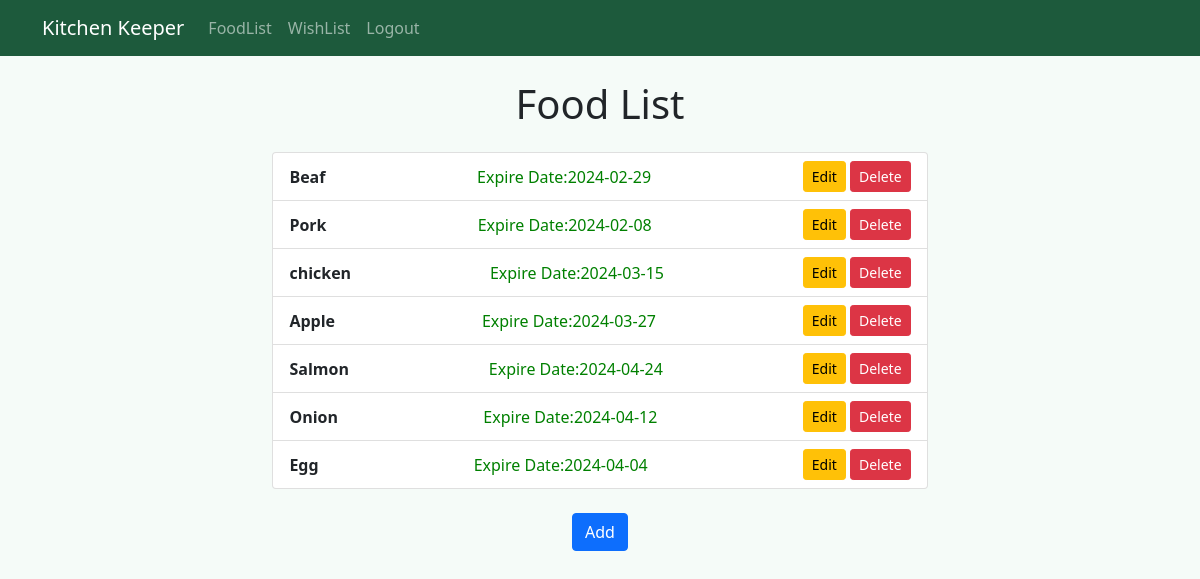
Page /food/index (signed in) on the earlier database version.
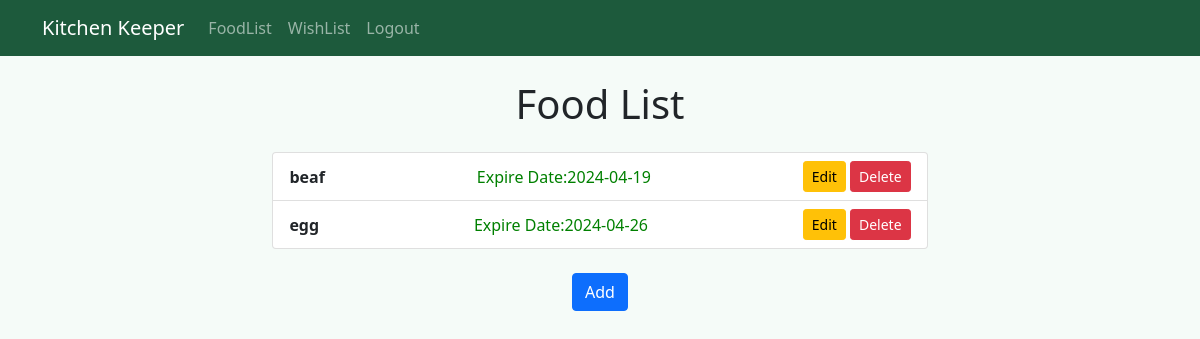
Same page on the later database version.
### models.py (models this page shows)
class FOOD(db.Model):
    __tablename__ = 'foods'
    id = db.Column(db.Integer, primary_key=True, autoincrement=True)
    name = db.Column(db.String(20), nullable=False)
    category = db.Column(db.String(20), nullable=False)
    date = db.Column(db.Date, nullable=False)
    memo = db.Column(db.Text)
    user_id = db.Column(db.Integer, db.ForeignKey('users.id', name="fk_foods_users"), nullable=False)
    user = relationship("User", back_populates = "foods")

### food/views.py (the view)
@food_bp.route("/index")
@login_required
def index():
    foods = FOOD.query.filter_by(user_id = current_user.id).all()
    return render_template("food/index.html", foods=foods)

### app.py (called while the page is built)
@login_manager.user_loader
def load_user(user_id):
    return User.query.get(int(user_id))

### templates/food/index.html (shortened to what this page needs)
{% extends "base.html" %}
{% block content %}
    <div class="container">
        <h1 class="my-4">Food List</h1>
        {% if foods == [] %}
            <p>No Food Here</p>
        {% else %}
            <ul class="list-group mb-4">
                {% for food in foods %}
                    <li class="list-group-item d-flex justify-content-between align-items-center">
                        <strong>{{ food.name }}</strong>
                        <div class="Expire_date d-flex justify-content-center flex-column align-items-center">
                            Expire Date:{{food.date}}
                        </div>
                        <div>
                            <a href="{{ url_for('food.update', food_id=food.id) }}" class="btn btn-warning btn-sm">Edit</a>
                            <a href="{{ url_for('food.delete', food_id=food.id) }}" class="btn btn-danger btn-sm">Delete</a>
                        </div>
                    </li>
                {% endfor %}
            </ul>
        {% endif %}
        <div class="text-center">
            <a href="{{ url_for('food.create') }}" class="btn btn-primary" role="button">Add</a>
        </div>
    </div>
{% endblock %}

### templates/base.html (shortened to what this page needs)
<!DOCTYPE html>
<html lang="ja">
<head>
    <link href="https://cdn.jsdelivr.net/npm/bootstrap@5.0.2/dist/css/bootstrap.min.css" rel="stylesheet">
</head>
<body>
    {% if current_user.is_authenticated %}
    <nav class="navbar navbar-expand-lg navbar-dark">
        <div class="container">
            <a class="navbar-brand" href="#">Kitchen Keeper</a>
            <div class="collapse navbar-collapse" id="navbarNav">
                <ul class="navbar-nav ml-auto">
                    <li class="nav-item">
                        <li><a class="nav-link" href="{{url_for('food.index')}}">FoodList</a></li>
                        <li><a class="nav-link" href="{{url_for('wish.index_wish')}}">WishList</a></li>
                        <li><a class="nav-link" href="{{ url_for('auth.logout') }}">Logout</a></li>
                    </li>
                </ul>
            </div>
        </div>
    </nav>
    {% endif %}
    <div class="container mt-4">
        {% block content %}{% endblock %}
    </div>
</body>
</html>

### templates/base.html (style rules this page uses)
body { background-color: #f5fbf8; }
nav { background-color: #1d5a3c; }

### templates/food/index.html (style rules this page uses)
.Expire_date { color: green; text-align: center; }
.list-group { width: 60%; margin: auto; }
h1 { text-align: center; }
li { width: auto; }

Differences in the rows shown:
removed FOOD: name "Beaf", date "2024-02-29"
removed FOOD: name "Pork", date "2024-02-08"
removed FOOD: name "chicken", date "2024-03-15"
removed FOOD: name "Apple", date "2024-03-27"
removed FOOD: name "Salmon", date "2024-04-24"
removed FOOD: name "Onion", date "2024-04-12"
removed FOOD: name "Egg", date "2024-04-04"
added FOOD: name "beaf", date "2024-04-19"
added FOOD: name "egg", date "2024-04-26"
